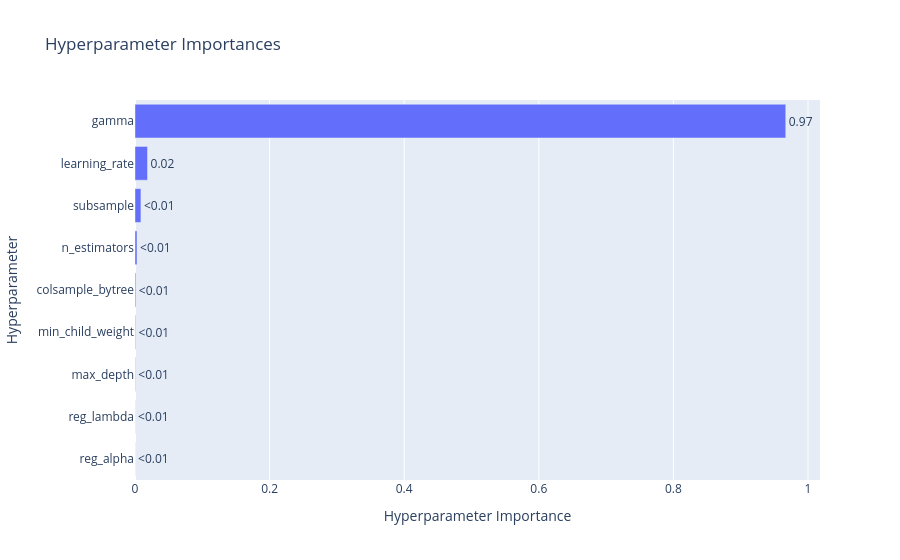

Here is the notebook cell this chart was saved with:
### Code cell
optuna.visualization.plot_param_importances(study)

### Figure 1 — Plotly figure (JSON) as saved in the notebook; plotly's stock layout.template omitted (floating-point values rounded to 4 significant figures)
{"data": [{"cliponaxis": false, "hovertemplate": ["reg_alpha (FloatDistribution): 8.984047124352918e-05<extra></extra>", "reg_lambda (FloatDistribution): 0.0001214421901008139<extra></extra>", "max_depth (IntDistribution): 0.0004524101769233363<extra></extra>", "min_child_weight (IntDistribution): 0.0007747663198585731<extra></extra>", "colsample_bytree (FloatDistribution): 0.0012061197341338447<extra></extra>", "n_estimators (IntDistribution): 0.0030069409348439788<extra></extra>", "subsample (FloatDistribution): 0.008803074670695752<extra></extra>", "learning_rate (FloatDistribution): 0.01860298598186967<extra></extra>", "gamma (FloatDistribution): 0.9669424195203306<extra></extra>"], "name": "Objective Value", "orientation": "h", "text": ["<0.01", "<0.01", "<0.01", "<0.01", "<0.01", "<0.01", "<0.01", "0.02", "0.97"], "textposition": "outside", "type": "bar", "x": [8.984e-05, 0.0001214, 0.0004524, 0.0007748, 0.001206, 0.003007, 0.008803, 0.0186, 0.9669], "y": ["reg_alpha", "reg_lambda", "max_depth", "min_child_weight", "colsample_bytree", "n_estimators", "subsample", "learning_rate", "gamma"]}], "layout": {"title": {"text": "Hyperparameter Importances"}, "xaxis": {"title": {"text": "Hyperparameter Importance"}}, "yaxis": {"title": {"text": "Hyperparameter"}}}}
